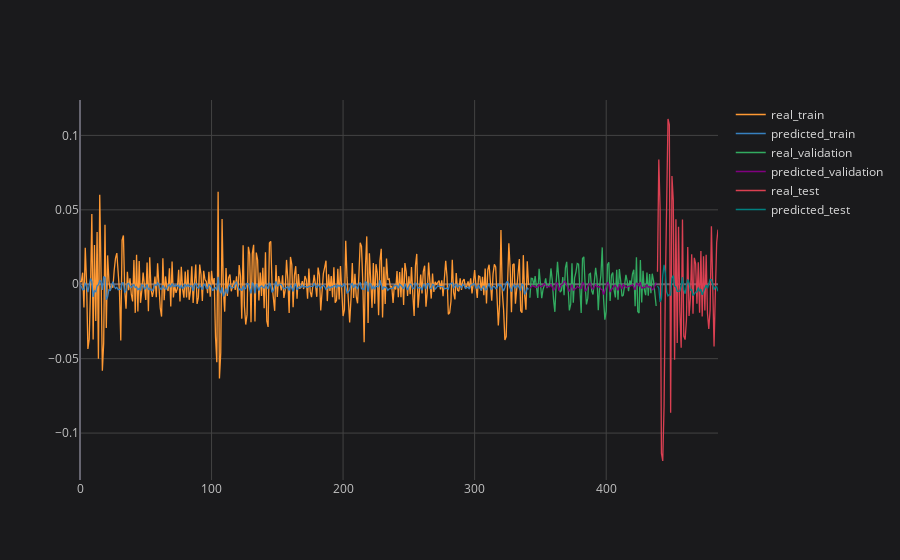

The notebook cell saved with this chart:
### Code cell
# plotting partial result
plot_ticker = 'PETR4'
plot_feature = 'Open'
plot_imf = 'IMF1'

concatenated_results[plot_ticker][plot_feature][plot_imf].iplot(title=f'{plot_ticker} {plot_feature} {plot_imf}', asFigure=True, layout=space)

### Figure 1 — Plotly figure (JSON) as saved in the notebook; plotly's stock layout.template omitted (floating-point values rounded to 4 significant figures; data arrays with more than 128 entries replaced by an {"elided": "..."} marker saying what was removed)
{"data": [{"line": {"color": "rgba(255, 153, 51, 1.0)", "dash": "solid", "shape": "linear", "width": 1.3}, "mode": "lines", "name": "real_train", "text": "", "type": "scatter", "x": {"elided": "486 int values"}, "y": {"elided": "486 mixed values"}}, {"line": {"color": "rgba(55, 128, 191, 1.0)", "dash": "solid", "shape": "linear", "width": 1.3}, "mode": "lines", "name": "predicted_train", "text": "", "type": "scatter", "x": {"elided": "486 int values"}, "y": {"elided": "486 mixed values"}}, {"line": {"color": "rgba(50, 171, 96, 1.0)", "dash": "solid", "shape": "linear", "width": 1.3}, "mode": "lines", "name": "real_validation", "text": "", "type": "scatter", "x": {"elided": "486 int values"}, "y": {"elided": "486 mixed values"}}, {"line": {"color": "rgba(128, 0, 128, 1.0)", "dash": "solid", "shape": "linear", "width": 1.3}, "mode": "lines", "name": "predicted_validation", "text": "", "type": "scatter", "x": {"elided": "486 int values"}, "y": {"elided": "486 mixed values"}}, {"line": {"color": "rgba(219, 64, 82, 1.0)", "dash": "solid", "shape": "linear", "width": 1.3}, "mode": "lines", "name": "real_test", "text": "", "type": "scatter", "x": {"elided": "486 int values"}, "y": {"elided": "486 mixed values"}}, {"line": {"color": "rgba(0, 128, 128, 1.0)", "dash": "solid", "shape": "linear", "width": 1.3}, "mode": "lines", "name": "predicted_test", "text": "", "type": "scatter", "x": {"elided": "486 int values"}, "y": {"elided": "486 mixed values"}}], "layout": {"legend": {"bgcolor": "#1A1A1C", "font": {"color": "#D9D9D9", "size": 12}}, "paper_bgcolor": "#1A1A1C", "plot_bgcolor": "#1A1A1C", "title": {"font": {"color": "#D9D9D9"}, "x": 0.5}, "xaxis": {"gridcolor": "#434343", "showgrid": true, "tickfont": {"color": "#C2C2C2", "size": 12}, "title": {"font": {"color": "#D9D9D9"}}, "zerolinecolor": "#666570"}, "yaxis": {"gridcolor": "#434343", "showgrid": true, "tickfont": {"color": "#C2C2C2", "size": 12}, "title": {"font": {"color": "#D9D9D9"}}, "zerolinecolor": "#666570"}}}
